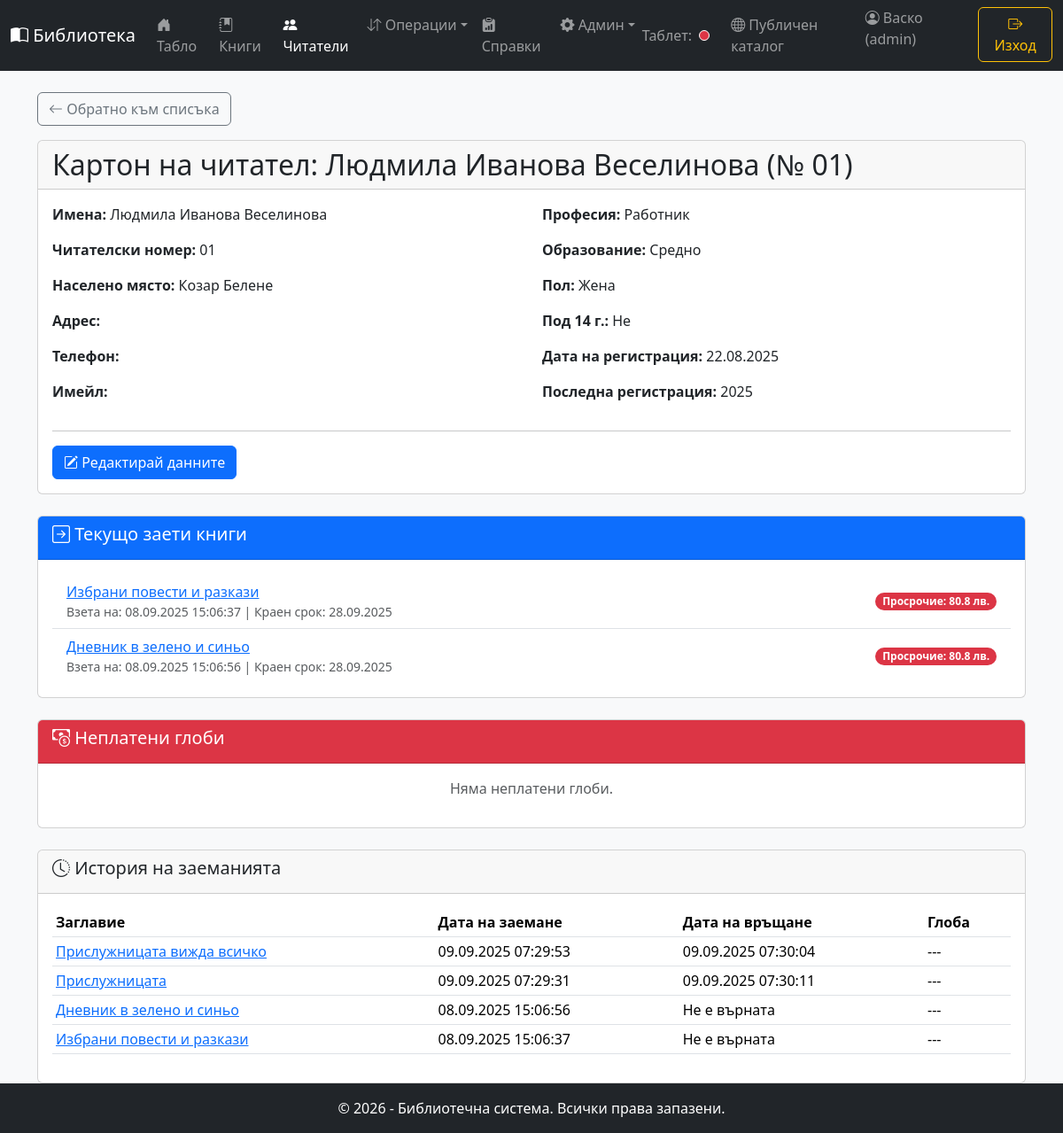
The app's page /reader/01 (signed in) with its own data.
### tables this page shows
CREATE TABLE readers ( reader_no VARCHAR(255) PRIMARY KEY, full_name VARCHAR(255) NOT NULL, city VARCHAR(255), address TEXT, phone VARCHAR(50), email VARCHAR(255), profession VARCHAR(255), education VARCHAR(255), gender VARCHAR(10), registration_date DATE, is_under_14 BOOLEAN DEFAULT FALSE, last_registration_year INT );

CREATE TABLE borrows ( borrow_id INTEGER PRIMARY KEY AUTOINCREMENT, book_tom_no VARCHAR(255) NOT NULL, reader_no VARCHAR(255) NOT NULL, borrow_date DATE NOT NULL, due_date DATE NOT NULL, return_date DATE, signature_path TEXT, fine_amount REAL DEFAULT 0.0, fine_paid_date TEXT, FOREIGN KEY (book_tom_no) REFERENCES books(tom_no), FOREIGN KEY (reader_no) REFERENCES readers(reader_no) );

CREATE TABLE books ( tom_no VARCHAR(255) PRIMARY KEY, isbn VARCHAR(255), author VARCHAR(255) NOT NULL, title VARCHAR(255) NOT NULL, genre VARCHAR(255), publish_year INT, record_date DATE, price DECIMAL(10, 2), is_donation BOOLEAN DEFAULT FALSE , cover_image TEXT);

### application/routes_readers.py (the view)
@readers_bp.route('/reader/<string:reader_no>')
@login_required
def reader_details_page(reader_no):
    conn = get_db()
    reader = conn.execute('SELECT * FROM readers WHERE reader_no = ?', (reader_no,)).fetchone()
    if not reader:
        flash('Читател не е намерен!', 'danger')
        return redirect(url_for('readers.readers_list_page'))
    current_borrows = conn.execute("SELECT b.title, br.borrow_date, br.due_date, b.tom_no FROM borrows br JOIN books b ON br.book_tom_no = b.tom_no WHERE br.reader_no = ? AND br.return_date IS NULL ORDER BY br.due_date", (reader_no,)).fetchall()
    unpaid_fines = conn.execute("SELECT b.title, br.return_date, br.fine_amount, br.borrow_id, b.tom_no FROM borrows br JOIN books b ON br.book_tom_no = b.tom_no WHERE br.reader_no = ? AND br.fine_amount > 0 AND br.fine_paid_date IS NULL ORDER BY br.return_date", (reader_no,)).fetchall()
    borrow_history = conn.execute("SELECT b.title, br.borrow_date, br.return_date, br.fine_amount, br.fine_paid_date, b.tom_no FROM borrows br JOIN books b ON br.book_tom_no = b.tom_no WHERE br.reader_no = ? ORDER BY br.borrow_date DESC", (reader_no,)).fetchall()
    return render_template('reader_details.html', reader=reader, current_borrows=current_borrows, unpaid_fines=unpaid_fines, borrow_history=borrow_history)

### application/utils.py (called while the page is built)
def get_setting(key, default=None):
    if 'settings' not in g:
        conn = get_db()
        settings_data = conn.execute('SELECT key, value FROM settings').fetchall()
        g.settings = {row['key']: row['value'] for row in settings_data}
    return g.settings.get(key, default)

def calculate_fine(due_date_str):
    if not due_date_str:
        return 0.0
    try:
        due_date = None
        if isinstance(due_date_str, date):
            due_date = due_date_str
        elif isinstance(due_date_str, datetime):
            due_date = due_date_str.date()
        else:
            date_part = str(due_date_str).split(" ")[0]
            due_date = datetime.strptime(date_part, '%Y-%m-%d').date()
        if date.today() > due_date:
            overdue_days = (date.today() - due_date).days
            fine_per_day = float(get_setting('fine_per_day', 0.10))
            return round(overdue_days * fine_per_day, 2)
    except (ValueError, TypeError):
        print(f"ПРЕДУПРЕЖДЕНИЕ: Невалидна дата за изчисляване на глоба: '{due_date_str}'")
        return 0.0
    return 0.0

def login_required(f):
    @wraps(f)
    def decorated_function(*args, **kwargs):
        if 'user_id' not in session:
            return redirect(url_for('auth.login_page'))
        return f(*args, **kwargs)
    return decorated_function

### application/templates/reader_details.html (shortened to what this page needs)
{% extends "base.html" %}
{% block content %}
<a href="{{ url_for('readers.readers_list_page') }}" class="btn btn-outline-secondary mb-3"><i class="bi bi-arrow-left"></i> Обратно към списъка</a>
<div class="card">
    <div class="card-header">
        <h2 class="card-title mb-0">Картон на читател: {{ reader.full_name }} (№ {{ reader.reader_no }})</h2>
    </div>
    <div class="card-body">
        <div class="row">
            <div class="col-md-6">
                <p><strong>Имена:</strong> {{ reader.full_name }}</p>
                <p><strong>Читателски номер:</strong> {{ reader.reader_no }}</p>
                <p><strong>Населено място:</strong> {{ reader.city }}</p>
                <p><strong>Адрес:</strong> {{ reader.address }}</p>
                <p><strong>Телефон:</strong> {{ reader.phone }}</p>
                <p><strong>Имейл:</strong> {{ reader.email }}</p>
            </div>
            <div class="col-md-6">
                <p><strong>Професия:</strong> {{ reader.profession }}</p>
                <p><strong>Образование:</strong> {{ reader.education }}</p>
                <p><strong>Пол:</strong> {{ reader.gender }}</p>
                <p><strong>Под 14 г.:</strong> {% if reader.is_under_14 %}Да{% else %}Не{% endif %}</p>
                <p><strong>Дата на регистрация:</strong> {{ reader.registration_date|dmy }}</p>
                 <p><strong>Последна регистрация:</strong> {{ reader.last_registration_year }}</p>
            </div>
        </div>
        <hr>
        <a href="{{ url_for('readers.edit_reader_page', reader_no=reader.reader_no) }}" class="btn btn-primary"><i class="bi bi-pencil-square"></i> Редактирай данните</a>
    </div>
</div>
<div class="card mt-4">
    <div class="card-header bg-primary text-white">
        <h5><i class="bi bi-arrow-right-square"></i> Текущо заети книги</h5>
    </div>
    <div class="card-body">
        {% if current_borrows %}
        <ul class="list-group list-group-flush">
            {% for borrow in current_borrows %}
            <li class="list-group-item d-flex justify-content-between align-items-center">
                <div>
                    <a href="{{ url_for('books.book_details_page', tom_no=borrow.tom_no) }}">{{ borrow.title }}</a>
                    <small class="d-block text-muted">Взета на: {{ borrow.borrow_date|dmy }} | Краен срок: {{ borrow.due_date|dmy }}</small>
                </div>
                {% set fine = calculate_fine(borrow.due_date) %}
                {% if fine > 0 %}
                    <span class="badge bg-danger rounded-pill">Просрочие: {{ fine }} лв.</span>
                {% else %}
                     <span class="badge bg-success rounded-pill">В срок</span>
                {% endif %}
            </li>
            {% endfor %}
        </ul>
        {% else %}
        <p class="text-center text-muted">Няма текущо заети книги.</p>
        {% endif %}
    </div>
</div>
<div class="card mt-4">
    <div class="card-header bg-danger text-white">
        <h5><i class="bi bi-cash-coin"></i> Неплатени глоби</h5>
    </div>
    <div class="card-body">
        {% if unpaid_fines %}
        <ul class="list-group list-group-flush">
            {% for fine_info in unpaid_fines %}
            <li class="list-group-item d-flex justify-content-between align-items-center">
                <div>
                    <a href="{{ url_for('books.book_details_page', tom_no=fine_info.tom_no) }}">{{ fine_info.title }}</a>
                    <small class="d-block text-muted">Върната на: {{ fine_info.return_date|dmy }}</small>
                </div>
                <div class="d-flex align-items-center">
                    <span class="badge bg-warning text-dark me-3">Глоба: {{ fine_info.fine_amount }} лв.</span>
                    <form action="{{ url_for('transactions.pay_fine', borrow_id=fine_info.borrow_id) }}" method="post" onsubmit="return confirm('Сигурни ли сте, че глобата е платена?');">
                        <button type="submit" class="btn btn-sm btn-success">Плати</button>
                    </form>
                </div>
            </li>
            {% endfor %}
        </ul>
        {% else %}
        <p class="text-center text-muted">Няма неплатени глоби.</p>
        {% endif %}
    </div>
</div>
<div class="card mt-4">
    <div class="card-header">
        <h5><i class="bi bi-clock-history"></i> История на заеманията</h5>
    </div>
    <div class="card-body">
        {% if borrow_history %}
        <div class="table-responsive">
            <table class="table table-sm table-hover">
                <thead>
                    <tr>
                        <th>Заглавие</th>
                        <th>Дата на заемане</th>
                        <th>Дата на връщане</th>
                        <th>Глоба</th>
                    </tr>
                </thead>
                <tbody>
                    {% for item in borrow_history %}
                    <tr>
                        <td><a href="{{ url_for('books.book_details_page', tom_no=item.tom_no) }}">{{ item.title }}</a></td>
                        <td>{{ item.borrow_date|dmy }}</td>
                        <td>{{ item.return_date|dmy if item.return_date else 'Не е върната' }}</td>
                        <td>
                            {% if item.fine_amount and item.fine_amount > 0 %}
                                {% if item.fine_paid_date %}
                                    <span class="badge bg-success">Платена ({{ item.fine_amount }} лв.)</span>
                                {% else %}
                                    <span class="badge bg-danger">Неплатена ({{ item.fine_amount }} лв.)</span>
                                {% endif %}
                            {% else %}
                                ---
                            {% endif %}
                        </td>
                    </tr>
                    {% endfor %}
                </tbody>
            </table>
        </div>
        {% else %}
        <p class="text-center text-muted">Няма история на заеманията.</p>
        {% endif %}
    </div>
</div>
{% endblock %}

### application/static/app.css (style rules this page uses)
body { display: flex; flex-direction: column; min-height: 100vh; background-color: #f8f9fa; }

### records on screen
readers: full_name "Людмила Иванова Веселинова", reader_no "01", city "Козар Белене", profession "Работник", education "Средно", gender "Жена", registration_date|dmy "22.08.2025", last_registration_year "2025"
borrows: title "Избрани повести и разкази", borrow_date|dmy "08.09.2025 15:06:37", due_date|dmy "28.09.2025", fine "80.8", return_date|dmy "Не е върната"
borrows: title "Дневник в зелено и синьо", borrow_date|dmy "08.09.2025 15:06:56", due_date|dmy "28.09.2025", fine "80.8", return_date|dmy "Не е върната"
borrows: title "Прислужницата вижда всичко", borrow_date|dmy "09.09.2025 07:29:53", return_date|dmy "09.09.2025 07:30:04"
borrows: title "Прислужницата", borrow_date|dmy "09.09.2025 07:29:31", return_date|dmy "09.09.2025 07:30:11"

### other values on screen
{{ session.username }} "Васко"
{{ session.role }} "admin"
